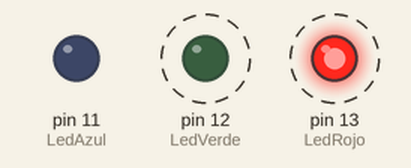
This sketch was run on a simulated Arduino Uno, built with avr-gcc and run on an emulated ATmega328P. Shown: output pins drawn as LEDs (lit = HIGH). Dashed ring = blinking.

Above: at 0.5 s.
Timing chart, 0 to 4.6 s (numbered marks = the images above):
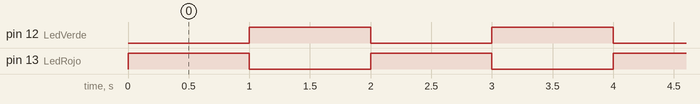

The sketch:

BlinkMultiple.ino
```cpp
/*
  Parpadeo para más de un LED

*/
//------------------------------------------------------------------------------
// Adaptado por: Sergio Fco. Hernández Machuca
// sfhm_clases@hotmail.com
//------------------------------------------------------------------------------

// Se utilizan tres Pines o Terminales DIGITALES para controlar LEDs.
int LedRojo = 13;
int LedVerde = 12;
int LedAzul = 11;

// Esta rutina de ajuste se ejecuta una sola vez cuando se oprime "Reset":
void setup() {
  pinMode(LedRojo, OUTPUT);   // Inicializa el Pin Digital como "salida".
  pinMode(LedVerde, OUTPUT);  // Inicializa el Pin Digital como "salida".
  pinMode(LedAzul, OUTPUT);   // Inicializa el Pin Digital como "salida".
}

// Esta rutina en lazo se ejecuta una y otra vez, por siempre:
void loop() {
  digitalWrite(LedRojo, HIGH);  //
  digitalWrite(LedVerde, LOW);  //
  delay(1000);                  // Espera por un segundo.
  digitalWrite(LedRojo, LOW);   //
  digitalWrite(LedVerde, HIGH); //
  delay(1000);                  // Espera por un segundo.
}
```

Measured:
- by itself, pin 12 (LedVerde), pin 13 (LedRojo): alternates HIGH for 1.0 s and LOW for 1.0 s
